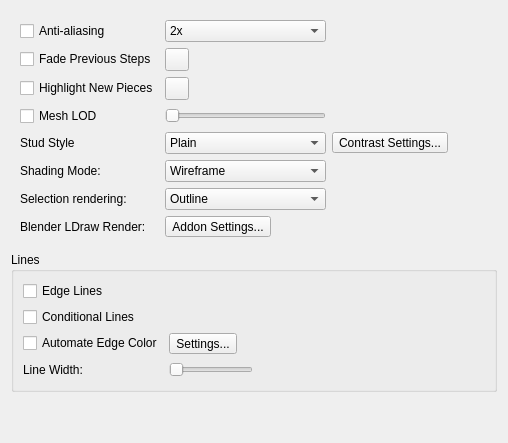
     <widget class="QWidget" name="tabRendering">
      <attribute name="title">
       <string>Rendering</string>
      </attribute>
      <layout class="QVBoxLayout" name="verticalLayout_8">
       <item>
        <widget class="QWidget" name="widget" native="true">
         <layout class="QGridLayout" name="gridLayout">
          <item row="10" column="1">
           <widget class="QToolButton" name="FadeStepsColor">
            <property name="text">
             <string/>
            </property>
           </widget>
          </item>
          <item row="14" column="1">
           <widget class="QComboBox" name="ShadingMode">
            <item>
             <property name="text">
              <string>Wireframe</string>
             </property>
            </item>
            <item>
             <property name="text">
              <string>Flat Shading</string>
             </property>
            </item>
            <item>
             <property name="text">
              <string>Default Lights</string>
             </property>
            </item>
           </widget>
          </item>
          <item row="12" column="0">
           <widget class="QCheckBox" name="MeshLOD">
            <property name="text">
             <string>Mesh LOD</string>
            </property>
           </widget>
          </item>
          <item row="10" column="0">
           <widget class="QCheckBox" name="FadeSteps">
            <property name="text">
             <string>Fade Previous Steps</string>
            </property>
           </widget>
          </item>
          <item row="0" column="3">
           <spacer name="horizontalSpacer_2">
            <property name="orientation">
             <enum>Qt::Orientation::Horizontal</enum>
            </property>
            <property name="sizeHint" stdset="0">
             <size>
              <width>40</width>
              <height>20</height>
             </size>
            </property>
           </spacer>
          </item>
          <item row="11" column="0">
           <widget class="QCheckBox" name="HighlightNewParts">
            <property name="text">
             <string>Highlight New Pieces</string>
            </property>
           </widget>
          </item>
          <item row="11" column="1">
           <widget class="QToolButton" name="HighlightNewPartsColor">
            <property name="text">
             <string/>
            </property>
           </widget>
          </item>
          <item row="18" column="1">
           <widget class="QToolButton" name="BlenderAddonSettingsButton">
            <property name="text">
             <string>Addon Settings...</string>
            </property>
           </widget>
          </item>
          <item row="15" column="0">
           <widget class="QLabel" name="SelectionRenderModeLabel">
            <property name="text">
             <string>Selection rendering:</string>
            </property>
            <property name="buddy">
             <cstring>SelectionRenderMode</cstring>
            </property>
           </widget>
          </item>
          <item row="12" column="1">
           <widget class="QSlider" name="MeshLODSlider">
            <property name="sizePolicy">
             <sizepolicy hsizetype="Minimum" vsizetype="Fixed">
              <horstretch>0</horstretch>
              <verstretch>0</verstretch>
             </sizepolicy>
            </property>
            <property name="orientation">
             <enum>Qt::Orientation::Horizontal</enum>
            </property>
            <property name="tickPosition">
             <enum>QSlider::TickPosition::NoTicks</enum>
            </property>
           </widget>
          </item>
          <item row="13" column="2">
           <widget class="QToolButton" name="HighContrastButton">
            <property name="text">
             <string>Contrast Settings...</string>
            </property>
           </widget>
          </item>
          <item row="14" column="0">
           <widget class="QLabel" name="label_3">
            <property name="text">
             <string>Shading Mode:</string>
            </property>
           </widget>
          </item>
          <item row="0" column="1">
           <widget class="QComboBox" name="antiAliasingSamples">
            <item>
             <property name="text">
              <string>2x</string>
             </property>
            </item>
            <item>
             <property name="text">
              <string>4x</string>
             </property>
            </item>
            <item>
             <property name="text">
              <string>8x</string>
             </property>
            </item>
           </widget>
          </item>
          <item row="18" column="0">
           <widget class="QLabel" name="label_39">
            <property name="text">
             <string>Blender LDraw Render:</string>
            </property>
           </widget>
          </item>
          <item row="13" column="1">
           <widget class="QComboBox" name="studStyleCombo">
            <item>
             <property name="text">
              <string>Plain</string>
             </property>
            </item>
            <item>
             <property name="text">
              <string>Thin Lines Logo</string>
             </property>
            </item>
            <item>
             <property name="text">
              <string>Outline Logo</string>
             </property>
            </item>
            <item>
             <property name="text">
              <string>Sharp Top Logo</string>
             </property>
            </item>
            <item>
             <property name="text">
              <string>Rounded Top Logo</string>
             </property>
            </item>
            <item>
             <property name="text">
              <string>Flattened Logo</string>
             </property>
            </item>
            <item>
             <property name="text">
              <string>High Contrast</string>
             </property>
            </item>
            <item>
             <property name="text">
              <string>High Contrast with Logo</string>
             </property>
            </item>
           </widget>
          </item>
          <item row="12" column="2">
           <widget class="QLabel" name="MeshLODLabel">
            <property name="text">
             <string/>
            </property>
           </widget>
          </item>
          <item row="0" column="0">
           <widget class="QCheckBox" name="antiAliasing">
            <property name="text">
             <string>Anti-aliasing</string>
            </property>
           </widget>
          </item>
          <item row="13" column="0">
           <widget class="QLabel" name="label_24">
            <property name="text">
             <string>Stud Style</string>
            </property>
           </widget>
          </item>
          <item row="15" column="1">
           <widget class="QComboBox" name="SelectionRenderMode">
            <property name="toolTip">
             <string>Controls how selected pieces are rendered, the options are:
- Outline with a faint selection-colored fill for obscured portions
- Face tint and colored edges.
Unsupported video cards use face tint and colored edges.</string>
            </property>
            <item>
             <property name="text">
              <string>Outline</string>
             </property>
            </item>
            <item>
             <property name="text">
              <string>Tint and Edges</string>
             </property>
            </item>
           </widget>
          </item>
         </layout>
        </widget>
       </item>
       <item>
        <widget class="QGroupBox" name="groupBox_8">
         <property name="title">
          <string>Lines</string>
         </property>
         <layout class="QGridLayout" name="gridLayout_5">
          <item row="3" column="2">
           <widget class="QLabel" name="LineWidthLabel">
            <property name="text">
             <string/>
            </property>
           </widget>
          </item>
          <item row="1" column="0">
           <widget class="QCheckBox" name="ConditionalLinesCheckBox">
            <property name="text">
             <string>Conditional Lines</string>
            </property>
           </widget>
          </item>
          <item row="3" column="3">
           <spacer name="horizontalSpacer_9">
            <property name="orientation">
             <enum>Qt::Orientation::Horizontal</enum>
            </property>
            <property name="sizeHint" stdset="0">
             <size>
              <width>40</width>
              <height>20</height>
             </size>
            </property>
           </spacer>
          </item>
          <item row="3" column="0">
           <widget class="QLabel" name="label_26">
            <property name="text">
             <string>Line Width:</string>
            </property>
           </widget>
          </item>
          <item row="3" column="1">
           <widget class="QSlider" name="LineWidthSlider">
            <property name="sizePolicy">
             <sizepolicy hsizetype="Minimum" vsizetype="Fixed">
              <horstretch>0</horstretch>
              <verstretch>0</verstretch>
             </sizepolicy>
            </property>
            <property name="orientation">
             <enum>Qt::Orientation::Horizontal</enum>
            </property>
            <property name="tickPosition">
             <enum>QSlider::TickPosition::NoTicks</enum>
            </property>
           </widget>
          </item>
          <item row="0" column="0">
           <widget class="QCheckBox" name="edgeLines">
            <property name="text">
             <string>Edge Lines</string>
            </property>
           </widget>
          </item>
          <item row="2" column="0">
           <widget class="QCheckBox" name="AutomateEdgeColor">
            <property name="text">
             <string>Automate Edge Color</string>
            </property>
           </widget>
          </item>
          <item row="2" column="1">
           <widget class="QToolButton" name="AutomateEdgeColorButton">
            <property name="text">
             <string>Settings...</string>
            </property>
           </widget>
          </item>
         </layout>
        </widget>
       </item>
       <item>
        <spacer name="verticalSpacer">
         <property name="orientation">
          <enum>Qt::Orientation::Vertical</enum>
         </property>
         <property name="sizeHint" stdset="0">
          <size>
           <width>20</width>
           <height>40</height>
          </size>
         </property>
        </spacer>
       </item>
      </layout>
     </widget>
